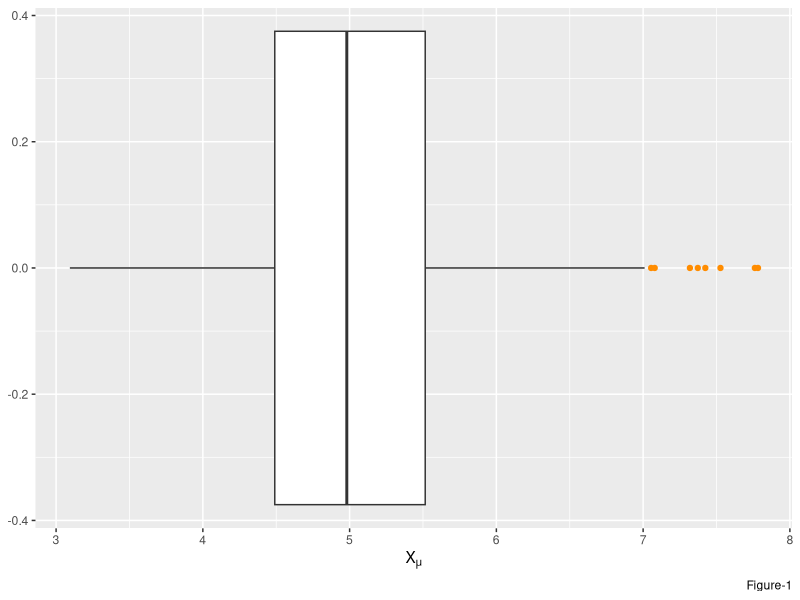
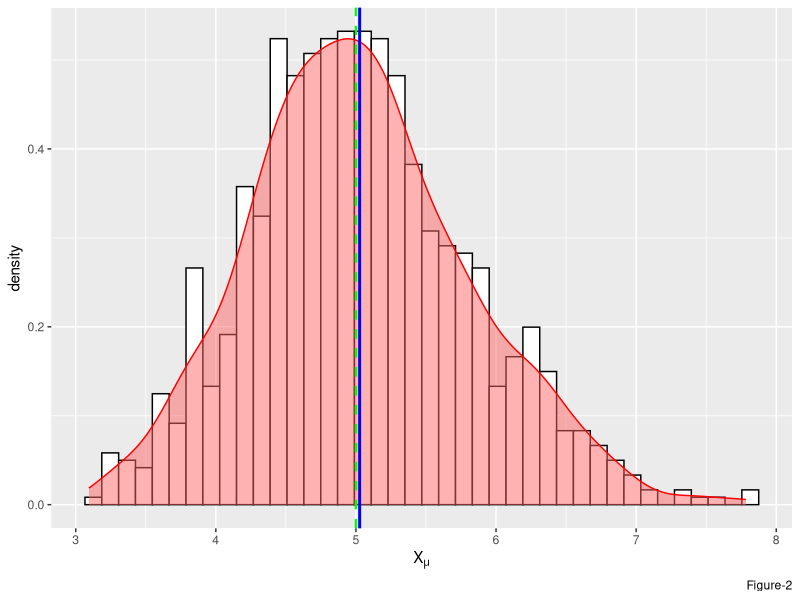
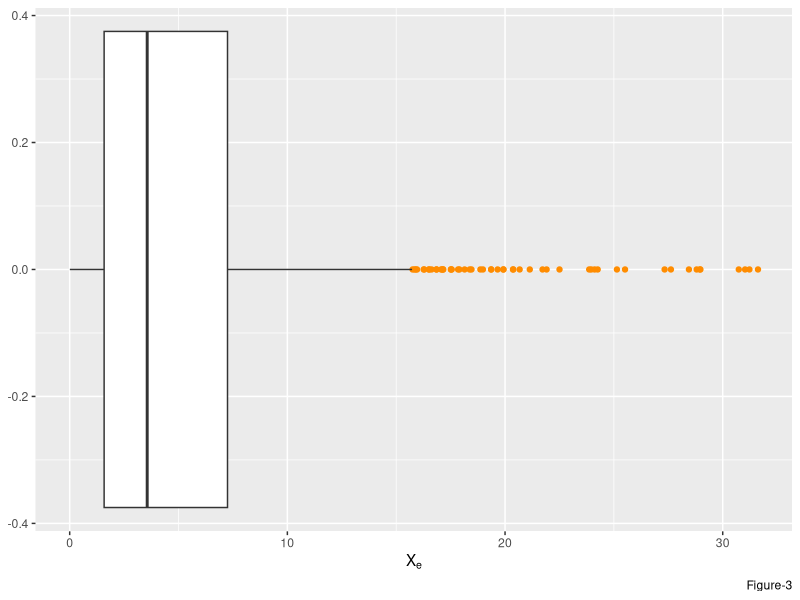
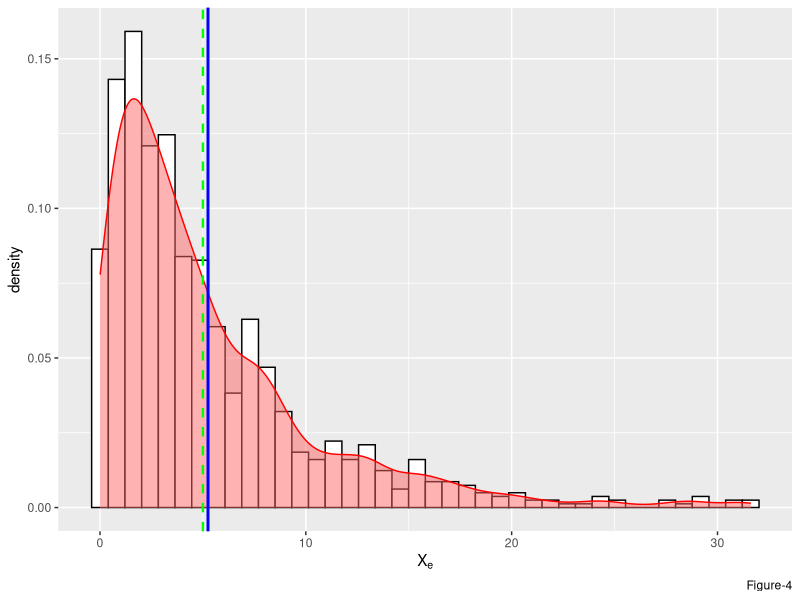
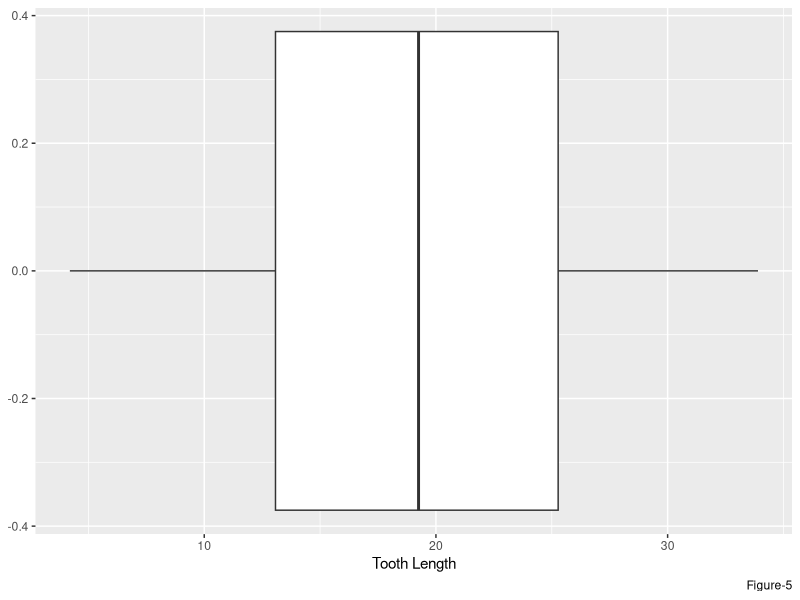
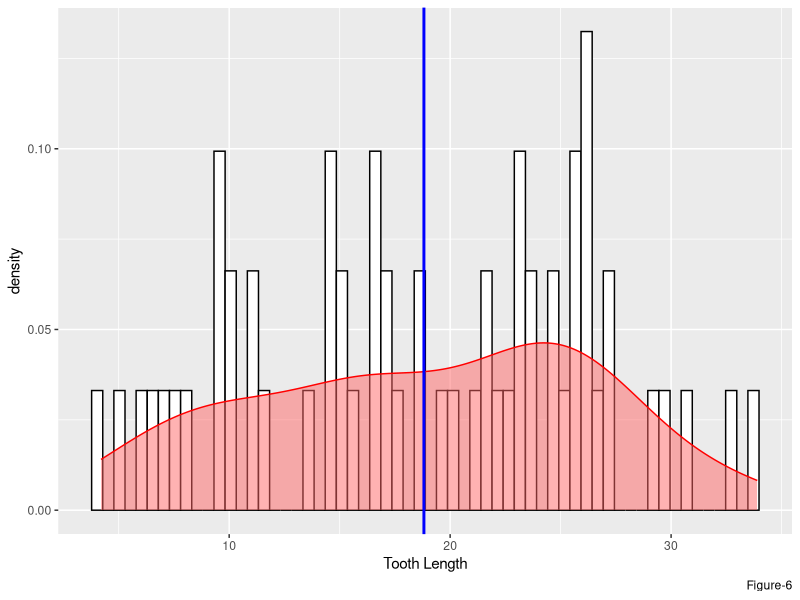
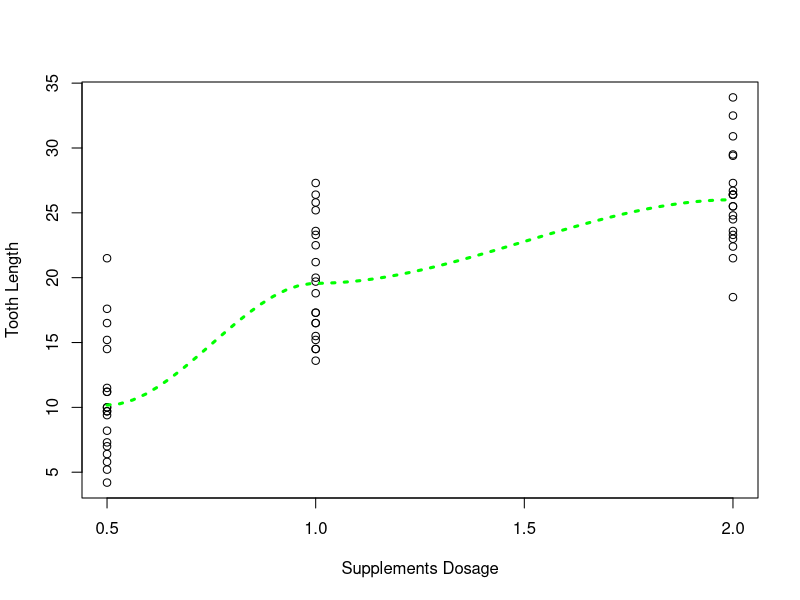
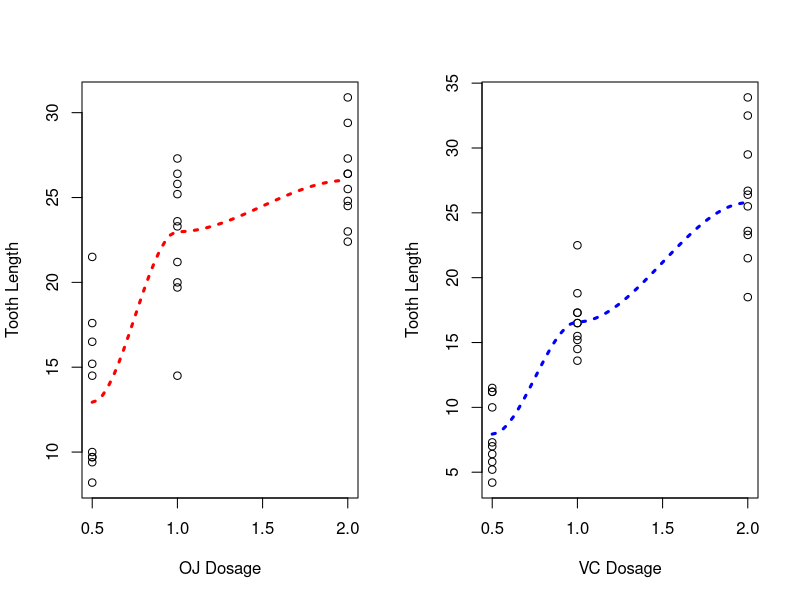

Reproduce these figures in R, in order.
## ---- chunk 1
knitr::opts_chunk$set(echo = FALSE)
# Sys.setenv(TZ = "UTC")      # set global TZ to UTC for POSIXt class

# .Rfliburl <- "https://raw.githubusercontent.com/robertwcw/Rflib/master"
# source(file.path(.Rfliburl,"getRflib.R"),local = TRUE)
# source(getRflib("is.defined.R"),local = TRUE)
# source(getRflib("myplclust.R"),local = TRUE)
# source(getRflib("strCap.R"),local = TRUE)
## ---- chunk 2
if (!requireNamespace("ggplot2",quietly = TRUE)) install.packages("ggplot2")
library(ggplot2)

if (!requireNamespace("datasets",quietly = TRUE)) install.packages("datasets")
library(datasets)

if (!requireNamespace("modelr",quietly = TRUE)) install.packages("modelr")
library(modelr)

par.def <- par(no.readonly = TRUE) 
## ---- chunk 3
# statistical simulation

n <- 40                 #number of exponential per sample 
B <- 1000               #number of simulation 
lambda <- 1/5           #rate value for random exponential function
mu <- 1/lambda          #theoretical mean of population
sigma <- 1/lambda       #theoretical std-deviation of population
alpha <- 1/20           #alpha level for confidence interval test

# generate 1000 simulated distribution of 40 random exponential per sample
z <- matrix(nrow = B, ncol = n) 
for (i in 1:B) {z[i,] <- rexp(n, lambda)}; rm(i)

e <- NULL
e <- cbind(rexp(n*25, lambda), # 1000 sample random exponential distribution data
           apply(z, 1, mean))  # 1000 simulated means of each sample of 40 random exponential distributed data
e <- as.data.frame(e)
colnames(e) <- c("X_e", "X_mu")
## ---- chunk 4
summary(e$X_mu)
## ---- chunk 5
# boxplot for bootstrapped mean of random exponential sample data 'X_mu'
b <- ggplot()
b <- b + geom_boxplot(data = e, mapping = aes(x = X_mu), 
                      outlier.colour = "darkorange",
                      size = 0.5,
                      varwidth = FALSE)
b <- b + labs(x = expression("X"[mu]), caption = "Figure-1")
print(b)  
## ---- chunk 6
# histogram for bootstrapped of 1000 mean of random exponential sample data 'X_mu'
h <- ggplot(data = e, mapping = aes(x = X_mu, y = ..density..)) 
h <- h + geom_histogram(color = "black", fill = "white", bins = n) +
        geom_density(alpha = 0.5, fill = "#FF6666", col = "red") +
        geom_vline(aes(xintercept = mean(x = X_mu)), lty = 1, lwd = 1, col = "blue") +
        geom_vline(aes(xintercept = mu), lty = 2, lwd = 0.8, col = "green") +
        labs(x = expression("X"[mu]), caption = "Figure-2")
print(h)
## ---- chunk 7
# t-test
CI_t <- mean(e$X_mu) + c(-1,1) * qt(1 - alpha/2, NROW(e$X_mu) - 1) * sqrt(var(e$X_mu)/length(e$X_mu))
t_val <- (mean(e$X_mu) - mu)/(sd(e$X_mu)/sqrt(NROW(e$X_mu)))
p_val <- pt(q = abs(t_val), df = B - 1, lower.tail = FALSE) * 2  #one-sided p-value
## ---- chunk 8
summary(e$X_e)
## ---- chunk 9
# boxplot for exponential distributed random sample data 'X_e'
b <- ggplot()
b <- b + geom_boxplot(data = e, mapping = aes(x = X_e), 
                      outlier.colour = "darkorange",
                      size = 0.5,
                      varwidth = FALSE)
b <- b + labs(x = expression("X"[e]), caption = "Figure-3")
print(b)
## ---- chunk 10
# histogram for 1000 random exponential sample data 'X_e'
h <- ggplot(data = e, mapping = aes(x = X_e, y = ..density..)) 
h <- h + 
    geom_histogram(color = "black", fill = "white", bins = n) +
    geom_density(alpha = 0.5, fill = "#FF6666", col = "red") +
    geom_vline(aes(xintercept = mean(x = X_e)), lty = 1, lwd = 1, col = "blue") +
    geom_vline(aes(xintercept = mu), lty = 2, lwd = 0.8, col = "green") +
    labs(x = expression("X"[e]), caption = "Figure-4")
print(h)

## ---- chunk 11
data("ToothGrowth")
delayedAssign("tg", ToothGrowth)
rm(ToothGrowth)
## ---- chunk 12
# reveal the data structure
str(tg)
## ---- chunk 13
summary(tg)
## ---- chunk 14
b <- ggplot()
b <- b + geom_boxplot(data = tg, mapping = aes(x = len), 
                      outlier.colour = "darkorange",
                      size = 0.5,
                      varwidth = FALSE)
b <- b + labs(x = "Tooth Length", caption = "Figure-5")
print(b)  
## ---- chunk 15
h <- ggplot(data = tg, mapping = aes(x = len, y = ..density..)) 
h <- h + geom_histogram(color = "black", fill = "white", bins = 60) +
         geom_density(alpha = 0.5, fill = "#FF6666", col = "red") +
         geom_vline(aes(xintercept = mean(x = len)), lty = 1, lwd = 1, col = "blue") +
        labs(x = "Tooth Length", caption = "Figure-6")
print(h)

## ---- chunk 16
scatter.smooth(x = tg$dose, y = tg$len,
               ylab = "Tooth Length",
               xlab = "Supplements Dosage",
               lpars = list(col = "green", lwd = 3, lty = 3))   
## ---- chunk 17
par(mfrow = c(1,2))
with(subset(tg, as.numeric(supp) == 1), 
     scatter.smooth(x = dose, y = len,
                    ylab = "Tooth Length",
                    xlab = "OJ Dosage",
                    lpars = list(col = "red", lwd = 3, lty = 3))   
     )
with(subset(tg, as.numeric(supp) == 2), 
     scatter.smooth(x = dose, y = len,
                    ylab = "Tooth Length",
                    xlab = "VC Dosage",
                    lpars = list(col = "blue", lwd = 3, lty = 3))   
     )

oj05 <- subset(tg, (dose == 1/2 & as.numeric(supp) == 1),len)$len
oj10 <- subset(tg, (dose == 1 & as.numeric(supp) == 1),len)$len
oj20 <- subset(tg, (dose == 2 & as.numeric(supp) == 1),len)$len
vc05 <- subset(tg, (dose == 1/2 & as.numeric(supp) == 2),len)$len
vc10 <- subset(tg, (dose == 1 & as.numeric(supp) == 2),len)$len
vc20 <- subset(tg, (dose == 2 & as.numeric(supp) == 2),len)$len
## ---- chunk 18
# tg.oj <- subset(tg, as.numeric(supp) == 1)  #"OJ" supplement
# tg.vc <- subset(tg, as.numeric(supp) == 2)  #"VC" supplement
# B.tg.oj <- bootstrap(tg.oj, B/2)  
# B.tg.vc <- bootstrap(tg.vc, B/2)  

B.tg <- bootstrap(tg, B)

B.tg.len <- NULL
for (i in as.numeric(B.tg$.id)) 
    B.tg.len <- c(B.tg.len, mean(tg[B.tg$strap[[i]][[2]],]$len))

